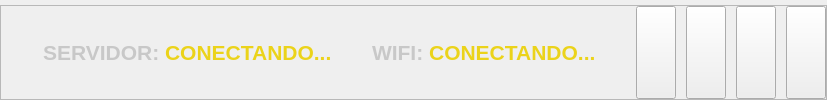
          <widget class="QWidget" name="topMenu" native="true">
           <property name="minimumSize">
            <size>
             <width>0</width>
             <height>45</height>
            </size>
           </property>
           <property name="styleSheet">
            <string notr="true"/>
           </property>
           <layout class="QHBoxLayout" name="horizontalLayout_2">
            <property name="spacing">
             <number>8</number>
            </property>
            <property name="leftMargin">
             <number>0</number>
            </property>
            <property name="topMargin">
             <number>0</number>
            </property>
            <property name="rightMargin">
             <number>0</number>
            </property>
            <property name="bottomMargin">
             <number>0</number>
            </property>
            <item>
             <widget class="QFrame" name="topMenu_FrameH">
              <property name="frameShadow">
               <enum>QFrame::Shadow::Raised</enum>
              </property>
              <layout class="QHBoxLayout" name="topMenu_layoutH">
               <property name="spacing">
                <number>0</number>
               </property>
               <property name="leftMargin">
                <number>0</number>
               </property>
               <property name="topMargin">
                <number>5</number>
               </property>
               <property name="rightMargin">
                <number>0</number>
               </property>
               <property name="bottomMargin">
                <number>0</number>
               </property>
               <item>
                <widget class="QFrame" name="topControl_layout">
                 <property name="sizePolicy">
                  <sizepolicy hsizetype="Preferred" vsizetype="Preferred">
                   <horstretch>0</horstretch>
                   <verstretch>0</verstretch>
                  </sizepolicy>
                 </property>
                 <property name="minimumSize">
                  <size>
                   <width>0</width>
                   <height>10</height>
                  </size>
                 </property>
                 <property name="frameShape">
                  <enum>QFrame::Shape::StyledPanel</enum>
                 </property>
                 <property name="frameShadow">
                  <enum>QFrame::Shadow::Raised</enum>
                 </property>
                 <layout class="QHBoxLayout" name="horizontalLayout_3">
                  <property name="spacing">
                   <number>0</number>
                  </property>
                  <property name="leftMargin">
                   <number>2</number>
                  </property>
                  <property name="topMargin">
                   <number>0</number>
                  </property>
                  <property name="rightMargin">
                   <number>0</number>
                  </property>
                  <property name="bottomMargin">
                   <number>0</number>
                  </property>
                  <item>
                   <spacer name="horizontalSpacer_6">
                    <property name="orientation">
                     <enum>Qt::Orientation::Horizontal</enum>
                    </property>
                    <property name="sizeType">
                     <enum>QSizePolicy::Policy::Fixed</enum>
                    </property>
                    <property name="sizeHint" stdset="0">
                     <size>
                      <width>40</width>
                      <height>20</height>
                     </size>
                    </property>
                   </spacer>
                  </item>
                  <item>
                   <widget class="QLabel" name="lbl_Server_state">
                    <property name="styleSheet">
                     <string notr="true">background-color: None;</string>
                    </property>
                    <property name="text">
                     <string>&lt;html&gt;&lt;head/&gt;&lt;body&gt;&lt;p&gt;&lt;span style=&quot; font-size:16pt; font-weight:700; color:#c8c8c8;&quot;&gt;SERVIDOR: &lt;/span&gt;&lt;span style=&quot; font-size:16pt; font-weight:700; color:#ebd31a;&quot;&gt;CONECTANDO...&lt;/span&gt;&lt;/p&gt;&lt;/body&gt;&lt;/html&gt;</string>
                    </property>
                   </widget>
                  </item>
                  <item>
                   <spacer name="horizontalSpacer">
                    <property name="orientation">
                     <enum>Qt::Orientation::Horizontal</enum>
                    </property>
                    <property name="sizeHint" stdset="0">
                     <size>
                      <width>40</width>
                      <height>0</height>
                     </size>
                    </property>
                   </spacer>
                  </item>
                  <item>
                   <widget class="QLabel" name="lbl_Wifi_State">
                    <property name="styleSheet">
                     <string notr="true">background-color: None;</string>
                    </property>
                    <property name="text">
                     <string>&lt;html&gt;&lt;head/&gt;&lt;body&gt;&lt;p&gt;&lt;span style=&quot; font-size:16pt; font-weight:700; color:#c8c8c8;&quot;&gt;WIFI: &lt;/span&gt;&lt;span style=&quot; font-size:16pt; font-weight:700; color:#ebd31a;&quot;&gt;CONECTANDO...&lt;/span&gt;&lt;/p&gt;&lt;/body&gt;&lt;/html&gt;</string>
                    </property>
                   </widget>
                  </item>
                  <item>
                   <widget class="QFrame" name="appButtons_frame">
                    <layout class="QHBoxLayout" name="appButtons_layout">
                     <property name="spacing">
                      <number>10</number>
                     </property>
                     <property name="leftMargin">
                      <number>0</number>
                     </property>
                     <property name="topMargin">
                      <number>0</number>
                     </property>
                     <property name="rightMargin">
                      <number>0</number>
                     </property>
                     <property name="bottomMargin">
                      <number>0</number>
                     </property>
                     <item>
                      <spacer name="horizontalSpacer_9">
                       <property name="orientation">
                        <enum>Qt::Orientation::Horizontal</enum>
                       </property>
                       <property name="sizeHint" stdset="0">
                        <size>
                         <width>40</width>
                         <height>20</height>
                        </size>
                       </property>
                      </spacer>
                     </item>
                     <item>
                      <widget class="QPushButton" name="btn_topconfig">
                       <property name="sizePolicy">
                        <sizepolicy hsizetype="Minimum" vsizetype="Minimum">
                         <horstretch>0</horstretch>
                         <verstretch>0</verstretch>
                        </sizepolicy>
                       </property>
                       <property name="minimumSize">
                        <size>
                         <width>0</width>
                         <height>20</height>
                        </size>
                       </property>
                       <property name="text">
                        <string/>
                       </property>
                       <property name="checkable">
                        <bool>true</bool>
                       </property>
                      </widget>
                     </item>
                     <item>
                      <widget class="QPushButton" name="btn_minimize">
                       <property name="sizePolicy">
                        <sizepolicy hsizetype="Minimum" vsizetype="Minimum">
                         <horstretch>0</horstretch>
                         <verstretch>0</verstretch>
                        </sizepolicy>
                       </property>
                       <property name="minimumSize">
                        <size>
                         <width>0</width>
                         <height>20</height>
                        </size>
                       </property>
                       <property name="text">
                        <string/>
                       </property>
                      </widget>
                     </item>
                     <item>
                      <widget class="QPushButton" name="btn_maximize">
                       <property name="sizePolicy">
                        <sizepolicy hsizetype="Minimum" vsizetype="Minimum">
                         <horstretch>0</horstretch>
                         <verstretch>0</verstretch>
                        </sizepolicy>
                       </property>
                       <property name="minimumSize">
                        <size>
                         <width>0</width>
                         <height>20</height>
                        </size>
                       </property>
                       <property name="text">
                        <string/>
                       </property>
                       <property name="checkable">
                        <bool>true</bool>
                       </property>
                      </widget>
                     </item>
                     <item>
                      <widget class="QPushButton" name="btn_close">
                       <property name="sizePolicy">
                        <sizepolicy hsizetype="Minimum" vsizetype="Minimum">
                         <horstretch>0</horstretch>
                         <verstretch>0</verstretch>
                        </sizepolicy>
                       </property>
                       <property name="minimumSize">
                        <size>
                         <width>0</width>
                         <height>20</height>
                        </size>
                       </property>
                       <property name="text">
                        <string/>
                       </property>
                      </widget>
                     </item>
                    </layout>
                   </widget>
                  </item>
                 </layout>
                </widget>
               </item>
              </layout>
             </widget>
            </item>
           </layout>
          </widget>
